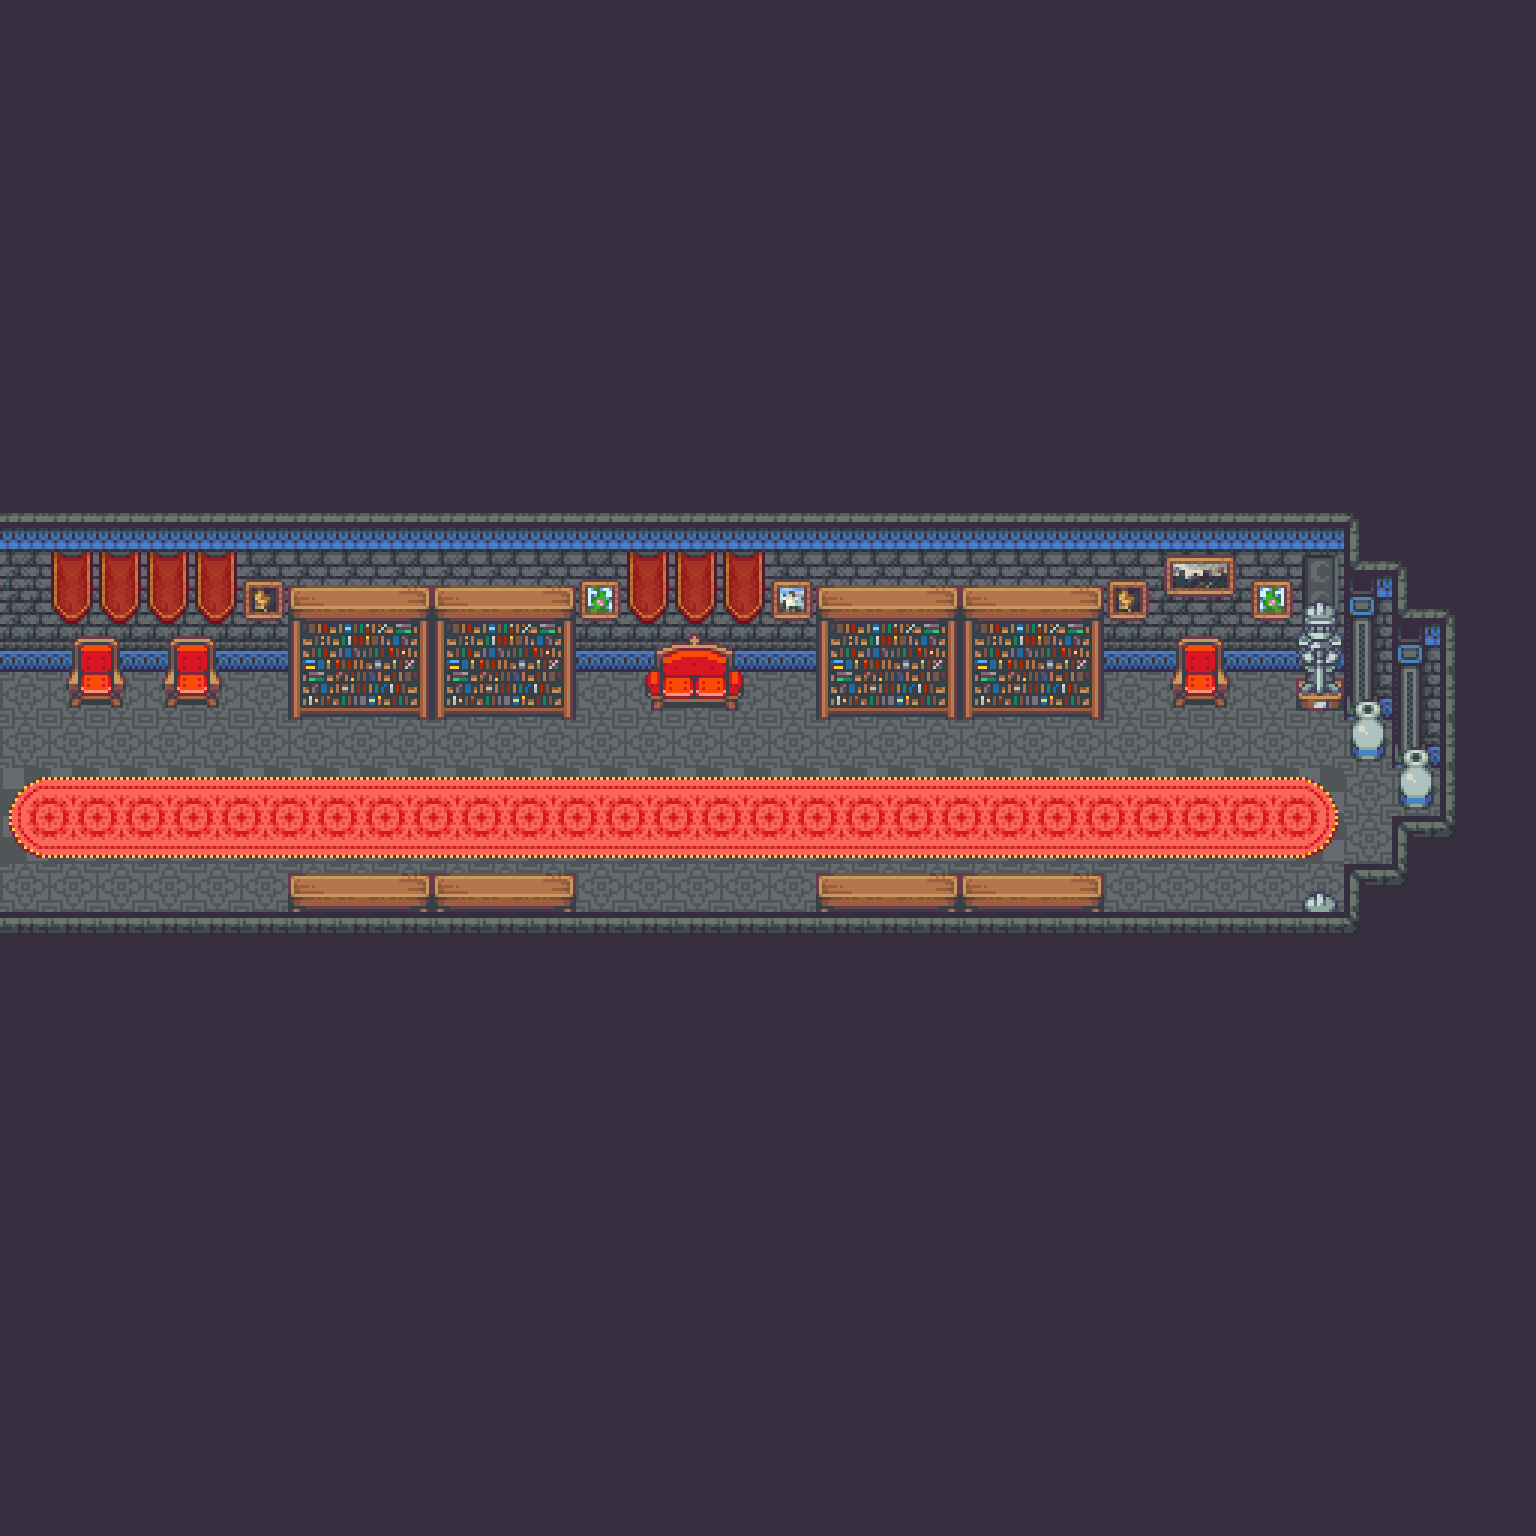

The image is a tile-based game level rendered from a .tmx file. Its description and source (layers, tilesets, objects; grid data summarised) follow:
An orthogonal 32x32 tile map with 48x48 px tiles, 4 tile layers (Ground, Flooring, Furnishing, Ceiling), 4 tilesets and 3 objects.

<map version="1.5" tiledversion="1.7.2" orientation="orthogonal" renderorder="right-down" width="32" height="32" tilewidth="48" tileheight="48" infinite="0" nextlayerid="6" nextobjectid="6">
 <tileset firstgid="1" source="Castle.tsx" />
 <tileset firstgid="1480" source="CastleInterior.tsx" />
 <tileset firstgid="3160" source="CastleObjects.tsx" />
 <tileset firstgid="3416" source="CastleObjects2.tsx" />
 <layer id="2" name="Ground" width="32" height="32">
  <data>[1024 cells, 1024 non-empty, 6 distinct tile ids]</data>
 </layer>
 <layer id="5" name="Flooring" width="32" height="32">
  <data>[1024 cells, 56 non-empty, 6 distinct tile ids]</data>
 </layer>
 <layer id="1" name="Furnishing" width="32" height="32">
  <data>[1024 cells, 905 non-empty, 31 distinct tile ids]</data>
 </layer>
 <layer id="4" name="Ceiling" width="32" height="32">
  <data>[1024 cells, 58 non-empty, 21 distinct tile ids]</data>
 </layer>
 <objectgroup id="3" name="Props">
  <object id="3" gid="235" x="768" y="720" width="48" height="48">
   <properties>
    <property name="I" value="[ChestSpawn]" />
   </properties>
  </object>
  <object id="4" gid="235" x="1344" y="864" width="48" height="48">
   <properties>
    <property name="I" value="[ChestSpawn]" />
   </properties>
  </object>
  <object id="5" gid="235" x="672" y="912" width="48" height="48">
   <properties>
    <property name="S" value="" />
   </properties>
  </object>
 </objectgroup>
</map>
